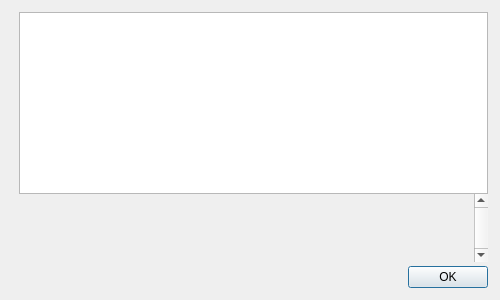
<?xml version="1.0" encoding="UTF-8"?>
<ui version="4.0">
 <class>HelpMessageDialog</class>
 <widget class="QDialog" name="HelpMessageDialog">
  <property name="geometry">
   <rect>
    <x>0</x>
    <y>0</y>
    <width>500</width>
    <height>300</height>
   </rect>
  </property>
  <property name="windowTitle">
   <string notr="true">Prototanium - Command-line options</string>
  </property>
  <layout class="QHBoxLayout" name="horizontalLayout_2">
   <property name="spacing">
    <number>0</number>
   </property>
   <property name="margin">
    <number>12</number>
   </property>
   <item>
    <layout class="QVBoxLayout" name="verticalLayoutLogo" stretch="0,0">
     <property name="leftMargin">
      <number>0</number>
     </property>
     <property name="topMargin">
      <number>4</number>
     </property>
     <property name="rightMargin">
      <number>0</number>
     </property>
     <item>
      <widget class="QLabel" name="aboutLogo">
       <property name="maximumSize">
        <size>
         <width>100</width>
         <height>280</height>
        </size>
       </property>
       <property name="pixmap">
        <pixmap resource="../bitcoin.qrc">:/icons/about</pixmap>
       </property>
       <property name="scaledContents">
        <bool>false</bool>
       </property>
       <property name="alignment">
        <set>Qt::AlignLeading|Qt::AlignLeft|Qt::AlignTop</set>
       </property>
      </widget>
     </item>
     <item>
      <widget class="QFrame" name="frame">
       <property name="frameShape">
        <enum>QFrame::NoFrame</enum>
       </property>
       <property name="frameShadow">
        <enum>QFrame::Raised</enum>
       </property>
      </widget>
     </item>
    </layout>
   </item>
   <item>
    <layout class="QVBoxLayout" name="verticalLayout">
     <item>
      <widget class="QTextEdit" name="helpMessage">
       <property name="readOnly">
        <bool>true</bool>
       </property>
      </widget>
     </item>
     <item>
      <widget class="QScrollArea" name="scrollArea">
       <property name="frameShape">
        <enum>QFrame::NoFrame</enum>
       </property>
       <property name="verticalScrollBarPolicy">
        <enum>Qt::ScrollBarAlwaysOn</enum>
       </property>
       <property name="widgetResizable">
        <bool>true</bool>
       </property>
       <widget class="QWidget" name="scrollAreaWidgetContents">
        <property name="geometry">
         <rect>
          <x>0</x>
          <y>0</y>
          <width>347</width>
          <height>76</height>
         </rect>
        </property>
        <layout class="QVBoxLayout" name="verticalLayout_2">
         <item>
          <widget class="QLabel" name="aboutMessage">
           <property name="cursor">
            <cursorShape>IBeamCursor</cursorShape>
           </property>
           <property name="textFormat">
            <enum>Qt::PlainText</enum>
           </property>
           <property name="alignment">
            <set>Qt::AlignLeading|Qt::AlignLeft|Qt::AlignTop</set>
           </property>
           <property name="openExternalLinks">
            <bool>true</bool>
           </property>
           <property name="textInteractionFlags">
            <set>Qt::LinksAccessibleByMouse|Qt::TextSelectableByKeyboard|Qt::TextSelectableByMouse</set>
           </property>
          </widget>
         </item>
        </layout>
       </widget>
      </widget>
     </item>
     <item>
      <spacer name="verticalSpacer">
       <property name="orientation">
        <enum>Qt::Vertical</enum>
       </property>
       <property name="sizeType">
        <enum>QSizePolicy::Fixed</enum>
       </property>
       <property name="sizeHint" stdset="0">
        <size>
         <width>4</width>
         <height>4</height>
        </size>
       </property>
      </spacer>
     </item>
     <item>
      <widget class="QDialogButtonBox" name="okButton">
       <property name="orientation">
        <enum>Qt::Horizontal</enum>
       </property>
       <property name="standardButtons">
        <set>QDialogButtonBox::Ok</set>
       </property>
      </widget>
     </item>
    </layout>
   </item>
  </layout>
 </widget>
 <resources>
  <include location="../bitcoin.qrc"/>
 </resources>
 <connections>
  <connection>
   <sender>okButton</sender>
   <signal>accepted()</signal>
   <receiver>HelpMessageDialog</receiver>
   <slot>accept()</slot>
   <hints>
    <hint type="sourcelabel">
     <x>20</x>
     <y>20</y>
    </hint>
    <hint type="destinationlabel">
     <x>20</x>
     <y>20</y>
    </hint>
   </hints>
  </connection>
  <connection>
   <sender>okButton</sender>
   <signal>rejected()</signal>
   <receiver>HelpMessageDialog</receiver>
   <slot>reject()</slot>
   <hints>
    <hint type="sourcelabel">
     <x>20</x>
     <y>20</y>
    </hint>
    <hint type="destinationlabel">
     <x>20</x>
     <y>20</y>
    </hint>
   </hints>
  </connection>
 </connections>
</ui>
